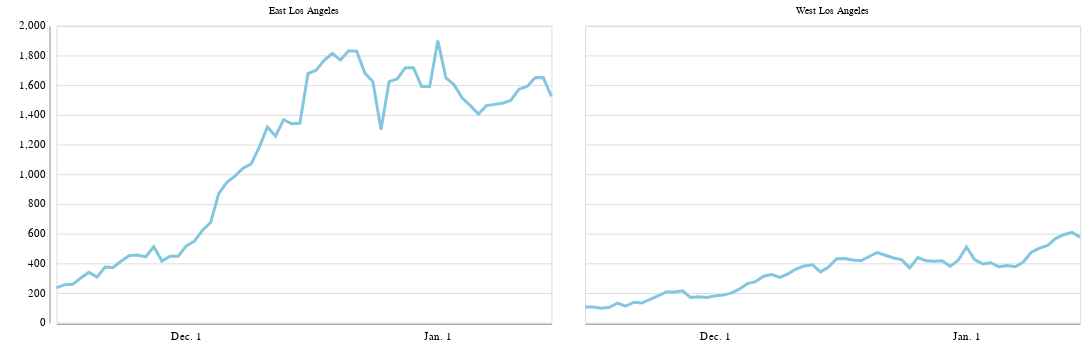

The notebook cell saved with this chart:
### Code cell
twocities_chart

### Figure 1 — Vega-Lite specification as saved in the notebook (floating-point values rounded to 4 significant figures)
{"config": {"view": {"width": 800, "height": 450}, "background": "#ffffff", "title": {"anchor": "start", "font": "Benton Gothic Bold, sans", "fontColor": "#000000", "fontSize": 22, "fontWeight": "normal"}, "arc": {"fill": "#82c6df"}, "area": {"fill": "#82c6df"}, "line": {"stroke": "#82c6df", "strokeWidth": 3}, "path": {"stroke": "#82c6df"}, "rect": {"fill": "#82c6df"}, "shape": {"stroke": "#82c6df"}, "bar": {"fill": "#82c6df"}, "point": {"stroke": "#82c6df"}, "symbol": {"fill": "#82c6df", "size": 30}, "axis": {"titleFont": "Benton Gothic Bold, sans", "titleFontSize": 13, "titleFontWeight": "normal", "labelFont": "Benton Gothic, sans", "labelFontSize": 11.5, "labelFontWeight": "normal"}, "axisX": {"labelAngle": 0, "labelPadding": 4, "tickSize": 3}, "axisY": {"labelBaseline": "middle", "maxExtent": 45, "minExtent": 45, "tickSize": 2, "titleAlign": "left", "titleAngle": 0, "titleX": -45, "titleY": -11}, "legend": {"titleFont": "Benton Gothic Bold, sans", "titleFontSize": 13, "titleFontWeight": "normal", "symbolType": "square", "labelFont": "Benton Gothic, sans", "labelFontSize": 11.5}, "range": {"category": ["#3580b1", "#ec8431", "#ab7fb4", "#c89d29", "#adc839", "#829eb1"], "diverging": ["#e68a4f", "#f4bb6a", "#f9e39c", "#dadfe2", "#a6b7c6", "#849eae"], "heatmap": ["#fbf2c7", "#f9e39c", "#f8d36e", "#f4bb6a", "#e68a4f", "#d15a40", "#ab4232"], "ordinal": ["#fbf2c7", "#f9e39c", "#f8d36e", "#f4bb6a", "#e68a4f", "#d15a40", "#ab4232"], "ramp": ["#fbf2c7", "#f9e39c", "#f8d36e", "#f4bb6a", "#e68a4f", "#d15a40", "#ab4232"]}}, "data": {"name": "data-0eeb5999db68cefca445ffb38f9f432f"}, "mark": "line", "encoding": {"facet": {"type": "nominal", "columns": 2, "field": "name", "title": ""}, "x": {"type": "temporal", "axis": {"format": "%b. %-d", "grid": false, "tickColor": "#ffffff", "tickCount": 4, "title": ""}, "field": "date"}, "y": {"type": "quantitative", "axis": {"tickColor": "#ffffff"}, "field": "new_confirmed_cases_seven_day_per_100k", "title": ""}}, "height": 300, "width": 500, "$schema": "https://vega.github.io/schema/vega-lite/v4.8.1.json", "datasets": {"data-0eeb5999db68cefca445ffb38f9f432f": [{"name": "East Los Angeles", "date": "2020-11-15", "new_confirmed_cases_seven_day_per_100k": 235.5}, {"name": "East Los Angeles", "date": "2020-11-16", "new_confirmed_cases_seven_day_per_100k": 256.2}, {"name": "East Los Angeles", "date": "2020-11-17", "new_confirmed_cases_seven_day_per_100k": 258.6}, {"name": "East Los Angeles", "date": "2020-11-18", "new_confirmed_cases_seven_day_per_100k": 301.0}, {"name": "East Los Angeles", "date": "2020-11-19", "new_confirmed_cases_seven_day_per_100k": 340.1}, {"name": "East Los Angeles", "date": "2020-11-20", "new_confirmed_cases_seven_day_per_100k": 308.1}, {"name": "East Los Angeles", "date": "2020-11-21", "new_confirmed_cases_seven_day_per_100k": 375.2}, {"name": "East Los Angeles", "date": "2020-11-22", "new_confirmed_cases_seven_day_per_100k": 372.0}, {"name": "East Los Angeles", "date": "2020-11-23", "new_confirmed_cases_seven_day_per_100k": 415.9}, {"name": "East Los Angeles", "date": "2020-11-24", "new_confirmed_cases_seven_day_per_100k": 452.6}, {"name": "East Los Angeles", "date": "2020-11-25", "new_confirmed_cases_seven_day_per_100k": 455.8}, {"name": "East Los Angeles", "date": "2020-11-26", "new_confirmed_cases_seven_day_per_100k": 443.0}, {"name": "East Los Angeles", "date": "2020-11-27", "new_confirmed_cases_seven_day_per_100k": 511.7}, {"name": "East Los Angeles", "date": "2020-11-28", "new_confirmed_cases_seven_day_per_100k": 415.1}, {"name": "East Los Angeles", "date": "2020-11-29", "new_confirmed_cases_seven_day_per_100k": 447.8}, {"name": "East Los Angeles", "date": "2020-11-30", "new_confirmed_cases_seven_day_per_100k": 447.0}, {"name": "East Los Angeles", "date": "2020-12-01", "new_confirmed_cases_seven_day_per_100k": 517.3}, {"name": "East Los Angeles", "date": "2020-12-02", "new_confirmed_cases_seven_day_per_100k": 549.2}, {"name": "East Los Angeles", "date": "2020-12-03", "new_confirmed_cases_seven_day_per_100k": 622.7}, {"name": "East Los Angeles", "date": "2020-12-04", "new_confirmed_cases_seven_day_per_100k": 674.5}, {"name": "East Los Angeles", "date": "2020-12-05", "new_confirmed_cases_seven_day_per_100k": 869.3}, {"name": "East Los Angeles", "date": "2020-12-06", "new_confirmed_cases_seven_day_per_100k": 945.2}, {"name": "East Los Angeles", "date": "2020-12-07", "new_confirmed_cases_seven_day_per_100k": 987.5}, {"name": "East Los Angeles", "date": "2020-12-08", "new_confirmed_cases_seven_day_per_100k": 1041.0}, {"name": "East Los Angeles", "date": "2020-12-09", "new_confirmed_cases_seven_day_per_100k": 1070.0}, {"name": "East Los Angeles", "date": "2020-12-10", "new_confirmed_cases_seven_day_per_100k": 1183.0}, {"name": "East Los Angeles", "date": "2020-12-11", "new_confirmed_cases_seven_day_per_100k": 1318.0}, {"name": "East Los Angeles", "date": "2020-12-12", "new_confirmed_cases_seven_day_per_100k": 1256.0}, {"name": "East Los Angeles", "date": "2020-12-13", "new_confirmed_cases_seven_day_per_100k": 1367.0}, {"name": "East Los Angeles", "date": "2020-12-14", "new_confirmed_cases_seven_day_per_100k": 1340.0}, {"name": "East Los Angeles", "date": "2020-12-15", "new_confirmed_cases_seven_day_per_100k": 1343.0}, {"name": "East Los Angeles", "date": "2020-12-16", "new_confirmed_cases_seven_day_per_100k": 1677.0}, {"name": "East Los Angeles", "date": "2020-12-17", "new_confirmed_cases_seven_day_per_100k": 1700.0}, {"name": "East Los Angeles", "date": "2020-12-18", "new_confirmed_cases_seven_day_per_100k": 1767.0}, {"name": "East Los Angeles", "date": "2020-12-19", "new_confirmed_cases_seven_day_per_100k": 1813.0}, {"name": "East Los Angeles", "date": "2020-12-20", "new_confirmed_cases_seven_day_per_100k": 1769.0}, {"name": "East Los Angeles", "date": "2020-12-21", "new_confirmed_cases_seven_day_per_100k": 1832.0}, {"name": "East Los Angeles", "date": "2020-12-22", "new_confirmed_cases_seven_day_per_100k": 1829.0}, {"name": "East Los Angeles", "date": "2020-12-23", "new_confirmed_cases_seven_day_per_100k": 1682.0}, {"name": "East Los Angeles", "date": "2020-12-24", "new_confirmed_cases_seven_day_per_100k": 1623.0}, {"name": "East Los Angeles", "date": "2020-12-25", "new_confirmed_cases_seven_day_per_100k": 1300.0}, {"name": "East Los Angeles", "date": "2020-12-26", "new_confirmed_cases_seven_day_per_100k": 1624.0}, {"name": "East Los Angeles", "date": "2020-12-27", "new_confirmed_cases_seven_day_per_100k": 1642.0}, {"name": "East Los Angeles", "date": "2020-12-28", "new_confirmed_cases_seven_day_per_100k": 1717.0}, {"name": "East Los Angeles", "date": "2020-12-29", "new_confirmed_cases_seven_day_per_100k": 1717.0}, {"name": "East Los Angeles", "date": "2020-12-30", "new_confirmed_cases_seven_day_per_100k": 1590.0}, {"name": "East Los Angeles", "date": "2020-12-31", "new_confirmed_cases_seven_day_per_100k": 1590.0}, {"name": "East Los Angeles", "date": "2021-01-01", "new_confirmed_cases_seven_day_per_100k": 1900.0}, {"name": "East Los Angeles", "date": "2021-01-02", "new_confirmed_cases_seven_day_per_100k": 1648.0}, {"name": "East Los Angeles", "date": "2021-01-03", "new_confirmed_cases_seven_day_per_100k": 1603.0}, {"name": "East Los Angeles", "date": "2021-01-04", "new_confirmed_cases_seven_day_per_100k": 1513.0}, {"name": "East Los Angeles", "date": "2021-01-05", "new_confirmed_cases_seven_day_per_100k": 1463.0}, {"name": "East Los Angeles", "date": "2021-01-06", "new_confirmed_cases_seven_day_per_100k": 1405.0}, {"name": "East Los Angeles", "date": "2021-01-07", "new_confirmed_cases_seven_day_per_100k": 1462.0}, {"name": "East Los Angeles", "date": "2021-01-08", "new_confirmed_cases_seven_day_per_100k": 1470.0}, {"name": "East Los Angeles", "date": "2021-01-09", "new_confirmed_cases_seven_day_per_100k": 1478.0}, {"name": "East Los Angeles", "date": "2021-01-10", "new_confirmed_cases_seven_day_per_100k": 1498.0}, {"name": "East Los Angeles", "date": "2021-01-11", "new_confirmed_cases_seven_day_per_100k": 1573.0}, {"name": "East Los Angeles", "date": "2021-01-12", "new_confirmed_cases_seven_day_per_100k": 1591.0}, {"name": "East Los Angeles", "date": "2021-01-13", "new_confirmed_cases_seven_day_per_100k": 1649.0}, {"name": "East Los Angeles", "date": "2021-01-14", "new_confirmed_cases_seven_day_per_100k": 1651.0}, {"name": "East Los Angeles", "date": "2021-01-15", "new_confirmed_cases_seven_day_per_100k": 1525.0}, {"name": "West Los Angeles", "date": "2020-11-15", "new_confirmed_cases_seven_day_per_100k": 106.3}, {"name": "West Los Angeles", "date": "2020-11-16", "new_confirmed_cases_seven_day_per_100k": 106.3}, {"name": "West Los Angeles", "date": "2020-11-17", "new_confirmed_cases_seven_day_per_100k": 98.31}, {"name": "West Los Angeles", "date": "2020-11-18", "new_confirmed_cases_seven_day_per_100k": 103.6}, {"name": "West Los Angeles", "date": "2020-11-19", "new_confirmed_cases_seven_day_per_100k": 132.9}, {"name": "West Los Angeles", "date": "2020-11-20", "new_confirmed_cases_seven_day_per_100k": 111.6}, {"name": "West Los Angeles", "date": "2020-11-21", "new_confirmed_cases_seven_day_per_100k": 138.2}, {"name": "West Los Angeles", "date": "2020-11-22", "new_confirmed_cases_seven_day_per_100k": 132.9}, {"name": "West Los Angeles", "date": "2020-11-23", "new_confirmed_cases_seven_day_per_100k": 156.8}, {"name": "West Los Angeles", "date": "2020-11-24", "new_confirmed_cases_seven_day_per_100k": 180.7}, {"name": "West Los Angeles", "date": "2020-11-25", "new_confirmed_cases_seven_day_per_100k": 207.2}, {"name": "West Los Angeles", "date": "2020-11-26", "new_confirmed_cases_seven_day_per_100k": 207.2}, {"name": "West Los Angeles", "date": "2020-11-27", "new_confirmed_cases_seven_day_per_100k": 215.2}, {"name": "West Los Angeles", "date": "2020-11-28", "new_confirmed_cases_seven_day_per_100k": 170.0}, {"name": "West Los Angeles", "date": "2020-11-29", "new_confirmed_cases_seven_day_per_100k": 175.4}, {"name": "West Los Angeles", "date": "2020-11-30", "new_confirmed_cases_seven_day_per_100k": 170.0}, {"name": "West Los Angeles", "date": "2020-12-01", "new_confirmed_cases_seven_day_per_100k": 180.7}, {"name": "West Los Angeles", "date": "2020-12-02", "new_confirmed_cases_seven_day_per_100k": 186.0}, {"name": "West Los Angeles", "date": "2020-12-03", "new_confirmed_cases_seven_day_per_100k": 199.3}, {"name": "West Los Angeles", "date": "2020-12-04", "new_confirmed_cases_seven_day_per_100k": 225.8}, {"name": "West Los Angeles", "date": "2020-12-05", "new_confirmed_cases_seven_day_per_100k": 263.0}, {"name": "West Los Angeles", "date": "2020-12-06", "new_confirmed_cases_seven_day_per_100k": 276.3}, {"name": "West Los Angeles", "date": "2020-12-07", "new_confirmed_cases_seven_day_per_100k": 313.5}, {"name": "West Los Angeles", "date": "2020-12-08", "new_confirmed_cases_seven_day_per_100k": 324.2}, {"name": "West Los Angeles", "date": "2020-12-09", "new_confirmed_cases_seven_day_per_100k": 305.6}, {"name": "West Los Angeles", "date": "2020-12-10", "new_confirmed_cases_seven_day_per_100k": 329.5}, {"name": "West Los Angeles", "date": "2020-12-11", "new_confirmed_cases_seven_day_per_100k": 361.4}, {"name": "West Los Angeles", "date": "2020-12-12", "new_confirmed_cases_seven_day_per_100k": 382.6}, {"name": "West Los Angeles", "date": "2020-12-13", "new_confirmed_cases_seven_day_per_100k": 390.6}, {"name": "West Los Angeles", "date": "2020-12-14", "new_confirmed_cases_seven_day_per_100k": 342.8}, {"name": "West Los Angeles", "date": "2020-12-15", "new_confirmed_cases_seven_day_per_100k": 374.6}, {"name": "West Los Angeles", "date": "2020-12-16", "new_confirmed_cases_seven_day_per_100k": 430.4}, {"name": "West Los Angeles", "date": "2020-12-17", "new_confirmed_cases_seven_day_per_100k": 433.1}, {"name": "West Los Angeles", "date": "2020-12-18", "new_confirmed_cases_seven_day_per_100k": 422.5}, {"name": "West Los Angeles", "date": "2020-12-19", "new_confirmed_cases_seven_day_per_100k": 417.2}, {"name": "West Los Angeles", "date": "2020-12-20", "new_confirmed_cases_seven_day_per_100k": 446.4}, {"name": "West Los Angeles", "date": "2020-12-21", "new_confirmed_cases_seven_day_per_100k": 473.0}, {"name": "West Los Angeles", "date": "2020-12-22", "new_confirmed_cases_seven_day_per_100k": 454.4}, {"name": "West Los Angeles", "date": "2020-12-23", "new_confirmed_cases_seven_day_per_100k": 435.8}, {"name": "West Los Angeles", "date": "2020-12-24", "new_confirmed_cases_seven_day_per_100k": 425.1}, {"name": "West Los Angeles", "date": "2020-12-25", "new_confirmed_cases_seven_day_per_100k": 369.3}, {"name": "West Los Angeles", "date": "2020-12-26", "new_confirmed_cases_seven_day_per_100k": 438.4}, {"name": "West Los Angeles", "date": "2020-12-27", "new_confirmed_cases_seven_day_per_100k": 417.2}, {"name": "West Los Angeles", "date": "2020-12-28", "new_confirmed_cases_seven_day_per_100k": 414.5}, {"name": "West Los Angeles", "date": "2020-12-29", "new_confirmed_cases_seven_day_per_100k": 417.2}, {"name": "West Los Angeles", "date": "2020-12-30", "new_confirmed_cases_seven_day_per_100k": 380.0}, {"name": "West Los Angeles", "date": "2020-12-31", "new_confirmed_cases_seven_day_per_100k": 422.5}, {"name": "West Los Angeles", "date": "2021-01-01", "new_confirmed_cases_seven_day_per_100k": 510.1}, {"name": "West Los Angeles", "date": "2021-01-02", "new_confirmed_cases_seven_day_per_100k": 425.1}, {"name": "West Los Angeles", "date": "2021-01-03", "new_confirmed_cases_seven_day_per_100k": 395.9}, {"name": "West Los Angeles", "date": "2021-01-04", "new_confirmed_cases_seven_day_per_100k": 403.9}, {"name": "West Los Angeles", "date": "2021-01-05", "new_confirmed_cases_seven_day_per_100k": 377.3}, {"name": "West Los Angeles", "date": "2021-01-06", "new_confirmed_cases_seven_day_per_100k": 385.3}, {"name": "West Los Angeles", "date": "2021-01-07", "new_confirmed_cases_seven_day_per_100k": 377.3}, {"name": "West Los Angeles", "date": "2021-01-08", "new_confirmed_cases_seven_day_per_100k": 409.2}, {"name": "West Los Angeles", "date": "2021-01-09", "new_confirmed_cases_seven_day_per_100k": 475.6}, {"name": "West Los Angeles", "date": "2021-01-10", "new_confirmed_cases_seven_day_per_100k": 502.2}, {"name": "West Los Angeles", "date": "2021-01-11", "new_confirmed_cases_seven_day_per_100k": 520.8}, {"name": "West Los Angeles", "date": "2021-01-12", "new_confirmed_cases_seven_day_per_100k": 568.6}, {"name": "West Los Angeles", "date": "2021-01-13", "new_confirmed_cases_seven_day_per_100k": 592.5}, {"name": "West Los Angeles", "date": "2021-01-14", "new_confirmed_cases_seven_day_per_100k": 608.5}, {"name": "West Los Angeles", "date": "2021-01-15", "new_confirmed_cases_seven_day_per_100k": 576.6}]}}
